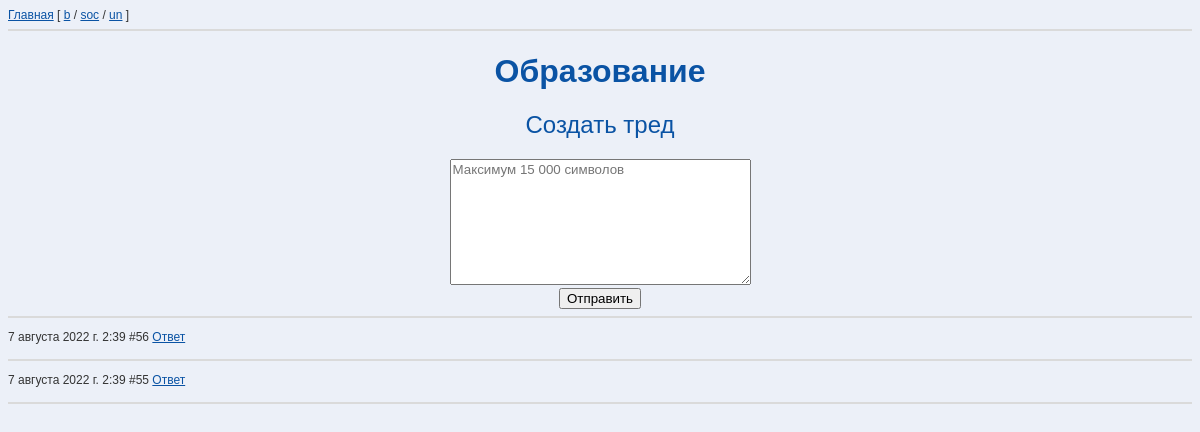
Before: /un/ with the older database file.
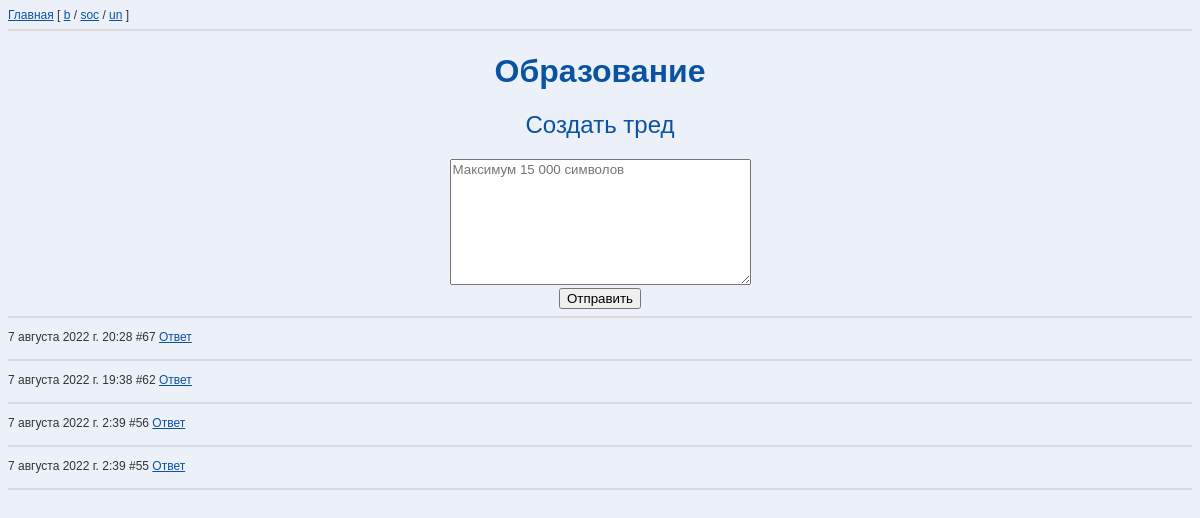
After: the same page with the newer database file.
### board/models.py (models this page shows, shortened)
class Post(models.Model):
    text = models.TextField(max_length=15000)
    title = models.CharField(max_length=200, blank=True)
    pub_date = models.DateTimeField(auto_now_add=now)
    board = models.CharField(max_length=5)
    parent = models.ForeignKey("self",
                               null=True,
                               on_delete=models.CASCADE,
                               related_name='comments',
                               )  # Able to assign only while creating
    reply_to = models.ForeignKey("self",
                                 null=True,
                                 on_delete=models.SET_NULL,
                                 related_name='replies',
                                 )  # Able to assign only while creating

### board/views.py (the view)
# urls.py: path('', views.get_board_view, name='index'),
def get_board_view(request, brd):
    if brd not in BOARDS.keys():
        return HttpResponseNotFound('<h1>Page not found</h1>')
    posts = reversed(Post.objects.filter(board=brd, parent=None))
    if request.method == 'POST':
        form = PostForm(request.POST)
        if form.is_valid():
            new_post = form.save(commit=False)
            new_post.board = brd
            new_post.save()
            return HttpResponseRedirect(f'/{brd}/')
    else:
        form = PostForm()
    return render(request, 'board/index.html', {
        'form': form,
        'posts': posts,
        'brd': brd,
        'board_name': BOARDS[brd],
        'title': f'/{brd}/ – {BOARDS[brd]}',
})

### board/models.py
class PostForm(ModelForm):
    class Meta:
        model = Post
        fields = ['text']

### board/templates/board/index.html (shortened to what this page needs)
{% extends 'board/base.html' %}
{% block content %}
<div class="home">
    <h1>{{ board_name }}</h1>
    <h2>Создать тред</h2>
    <form action="/{{ brd }}/" method="post" >
        <label>
            <textarea type="text" name="text" rows="8" cols="35" placeholder="Максимум 15 000 символов"></textarea>
        </label> <br>
        <input type="submit" value="Отправить">
    </form>
</div>
    <hr>
{% for post in posts %}
    <div class="post">
    <p class="date">
    {{ post.pub_date }} #{{ post.pk }} <a href="/{{ brd }}/thread/{{ post.pk }}">Ответ</a>
    </p><p style="white-space: pre-line">{{ post.text }}</p>
    </div>
    <hr>
{% endfor %}
{% endblock %}

Changed rows visible on the page:
added Post: pub_date "7 августа 2022 г. 20:28", pk "67"
added Post: pub_date "7 августа 2022 г. 19:38", pk "62"
